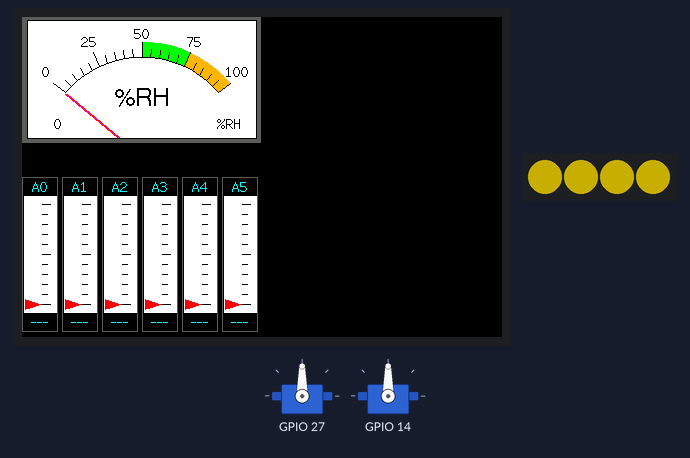
The program below on a simulated ESP32. Parts: 2 × servo, 480×320 colour display, 4 RGB LEDs in strip order, left to right. Dim RGB values are drawn brighter than linear.

Above: at 0.5 s.
At 1.5 s:
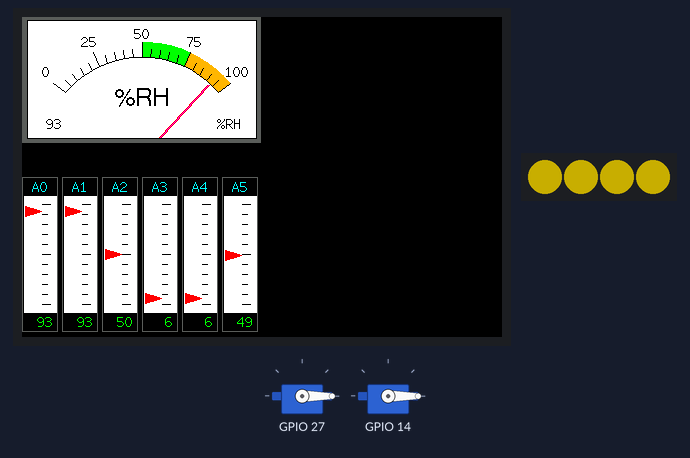
At 20.61 s:
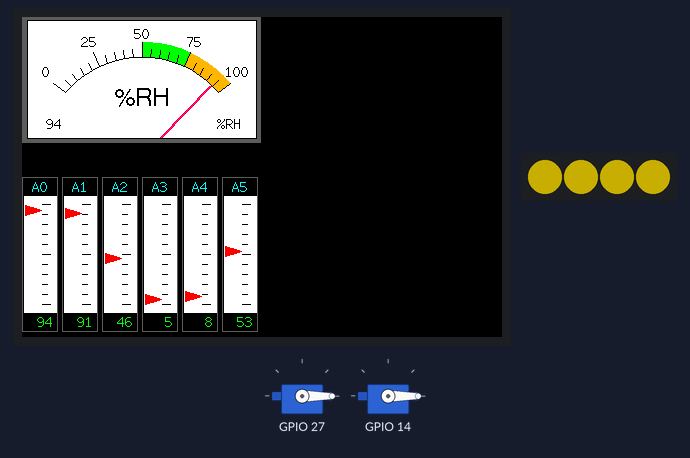
At 39.63 s:
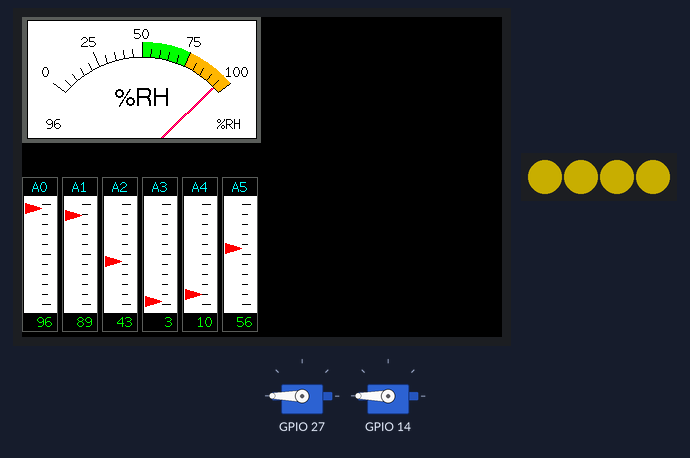
Timing chart, 0 to 40.0 s (numbered marks = the images above):
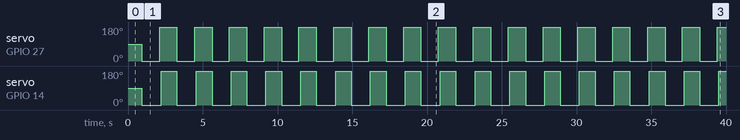

Measured:
- by itself, servo on GPIO 27: alternates 180° for 1.2 s and 0° for 1.2 s
- by itself, servo on GPIO 14: alternates 180° for 1.1 s and 0° for 1.3 s

The program:

main.cpp
```cpp
#include <Arduino.h>
#include "led_rgb.h"

    /*
  Example animated analogue meters using a ILI9341 TFT LCD screen

  Needs Font 2 (also Font 4 if using large scale label)

  Make sure all the display driver and pin comnenctions are correct by
  editting the User_Setup.h file in the TFT_eSPI library folder.

  #########################################################################
  ###### DON'T FORGET TO UPDATE THE User_Setup.h FILE IN THE LIBRARY ######
  #########################################################################
*/

#include <TFT_eSPI.h> // Hardware-specific library
#include <SPI.h>
#include "ServoController.hpp"

// #define SERVO_SWITCH_THRESHOLD 100000
#define SERVO_SWITCH_THRESHOLD 20000
#define SERVO_SLEEP_THRESHOLD 100000


#define BUTTON_1 25
#define BUTTON_2 33
#define BUTTON_3 26
#define PIN_LED 13


ServoController servo_1 = ServoController(27);
ServoController servo_2 = ServoController(14);

int servo1_switch_count = 0;
int servo2_switch_count = 0;
int servo_switch_count = 0;

int servo1_increment = 1;
int servo2_increment = 1;

int servo_target_1 = 180;
int servo_target_2 = 0;

int servo1_step = 0;
int servo2_step = 0;
int servo1_target = servo_target_1;
int servo2_target = servo_target_1;

TFT_eSPI tft = TFT_eSPI();       // Invoke custom library

#define TFT_GREY 0x5AEB

#define LOOP_PERIOD 35 // Display updates every 35 ms

float ltx = 0;    // Saved x coord of bottom of needle
uint16_t osx = 120, osy = 120; // Saved x & y coords
uint32_t updateTime = 0;       // time for next update

int old_analog =  -999; // Value last displayed
int old_digital = -999; // Value last displayed

int value[6] = {0, 0, 0, 0, 0, 0};
int old_value[6] = { -1, -1, -1, -1, -1, -1};
int d = 0;


void plotPointer(void);
void plotNeedle(int value, byte ms_delay);
void analogMeter();
void plotLinear(char *label, int x, int y);


// LED

#define AMARELO 16768256
#define VERMELHO 16515843
#define VERDE 63240
#define AZUL 49911
led_rgb LED ;

TaskHandle_t Task1, Task2;

void TaskLed(void *PvParameters){

  while (1)
  {
    LED.latch(100,AMARELO);
  }


}


void TaskServoDisplay(void *PvParameters){


  while (1)
  {

    servo_switch_count++;

    if (servo_switch_count > SERVO_SWITCH_THRESHOLD/2){

      servo_1.control.write(servo_target_1);
      // servo_2.control.write(servo_target_1);

    }
    else {

      servo_1.control.write(servo_target_2);
      // servo_2.control.write(servo_target_2);

    }

    if (servo_switch_count > SERVO_SWITCH_THRESHOLD/2 + 1000){

      // servo_1.control.write(servo_target_1);
      servo_2.control.write(servo_target_1);

    }
    else {

      // servo_1.control.write(servo_target_2);
      servo_2.control.write(servo_target_2);

    }

    if(servo_switch_count > SERVO_SWITCH_THRESHOLD) servo_switch_count = 0;


    // display
    if (updateTime <= millis()) {
      updateTime = millis() + LOOP_PERIOD;

      d += 4; if (d >= 360) d = 0;

      //value[0] = map(analogRead(A0), 0, 1023, 0, 100); // Test with value form Analogue 0

      // Create a Sine wave for testing
      value[0] = 50 + 50 * sin((d + 0) * 0.0174532925);
      value[1] = 50 + 50 * sin((d + 60) * 0.0174532925);
      value[2] = 50 + 50 * sin((d + 120) * 0.0174532925);
      value[3] = 50 + 50 * sin((d + 180) * 0.0174532925);
      value[4] = 50 + 50 * sin((d + 240) * 0.0174532925);
      value[5] = 50 + 50 * sin((d + 300) * 0.0174532925);

      //unsigned long t = millis();

      plotPointer();

      plotNeedle(value[0], 0);

      //Serial.println(millis()-t); // Print time taken for meter update
    }
  }


}


void setup(void) {


  servo_1.SetupServo();
  servo_2.SetupServo();

  pinMode(BUTTON_1, INPUT_PULLUP);
  pinMode(BUTTON_2, INPUT_PULLUP);
  pinMode(BUTTON_3, INPUT_PULLUP);

  tft.init();
  tft.setRotation(3);
  Serial.begin(57600); // For debug
  tft.fillScreen(TFT_BLACK);

  analogMeter(); // Draw analogue meter

  // Draw 6 linear meters
  byte d = 40;
  plotLinear("A0", 0, 160);
  plotLinear("A1", 1 * d, 160);
  plotLinear("A2", 2 * d, 160);
  plotLinear("A3", 3 * d, 160);
  plotLinear("A4", 4 * d, 160);
  plotLinear("A5", 5 * d, 160);

  updateTime = millis(); // Next update time


  LED.init();

  xTaskCreatePinnedToCore(
                    TaskLed,   /* Task function. */
                    "Task2",     /* name of task. */
                    10000,       /* Stack size of task */
                    NULL,        /* parameter of the task */
                    1,           /* priority of the task */
                    &Task1,      /* Task handle to keep track of created task */
                    0);          /* pin task to core 1 */
  delay(500);
  xTaskCreatePinnedToCore(
                    TaskServoDisplay,   /* Task function. */
                    "Task2",     /* name of task. */
                    10000,       /* Stack size of task */
                    NULL,        /* parameter of the task */
                    1,           /* priority of the task */
                    &Task2,      /* Task handle to keep track of created task */
                    1);          /* pin task to core 1 */
  delay(500);

}


void loop() {


  // servo1_switch_count++;

  // if(servo1_target == servo_target_1 && servo1_step < servo1_target && servo1_switch_count > SERVO_SWITCH_THRESHOLD){

  //   servo1_step += servo1_increment;
  //   servo_1.control.write(servo1_step);
  //   servo1_switch_count = 0;

  // }

  // else if(servo1_target == servo_target_2 && servo1_step > servo1_target && servo1_switch_count > SERVO_SWITCH_THRESHOLD){

  //   servo1_step -= servo1_increment;
  //   servo_1.control.write(servo1_step);
  //   servo1_switch_count = 0;

  // }
  // if(servo1_switch_count > SERVO_SLEEP_THRESHOLD){
  //   servo1_target = (servo1_target == servo_target_1) ? servo_target_2 : servo_target_1;
  // }

  // if(servo1_target == servo_target_1 && servo1_step < servo1_target && servo1_switch_count > SERVO_SWITCH_THRESHOLD){

  //   servo1_step += servo1_increment;
  //   servo_1.control.write(servo1_step);
  //   servo1_switch_count = 0;

  // }

  // if(servo1_target == servo_target_2 && servo1_step > servo1_target && servo1_switch_count > SERVO_SWITCH_THRESHOLD){

  //   servo1_step -= servo1_increment;
  //   servo_1.control.write(servo1_step);
  //   servo1_switch_count = 0;

  // }
  // if(servo1_switch_count > SERVO_SLEEP_THRESHOLD){
  //   servo1_target = (servo1_target == servo_target_1) ? servo_target_2 : servo_target_1;
  // }


}


// #########################################################################
//  Draw the analogue meter on the screen
// #########################################################################
void analogMeter()
{
  // Meter outline
  tft.fillRect(0, 0, 239, 126, TFT_GREY);
  tft.fillRect(5, 3, 230, 119, TFT_WHITE);

  tft.setTextColor(TFT_BLACK);  // Text colour

  // Draw ticks every 5 degrees from -50 to +50 degrees (100 deg. FSD swing)
  for (int i = -50; i < 51; i += 5) {
    // Long scale tick length
    int tl = 15;

    // Coodinates of tick to draw
    float sx = cos((i - 90) * 0.0174532925);
    float sy = sin((i - 90) * 0.0174532925);
    uint16_t x0 = sx * (100 + tl) + 120;
    uint16_t y0 = sy * (100 + tl) + 140;
    uint16_t x1 = sx * 100 + 120;
    uint16_t y1 = sy * 100 + 140;

    // Coordinates of next tick for zone fill
    float sx2 = cos((i + 5 - 90) * 0.0174532925);
    float sy2 = sin((i + 5 - 90) * 0.0174532925);
    int x2 = sx2 * (100 + tl) + 120;
    int y2 = sy2 * (100 + tl) + 140;
    int x3 = sx2 * 100 + 120;
    int y3 = sy2 * 100 + 140;

    // Yellow zone limits
    //if (i >= -50 && i < 0) {
    //  tft.fillTriangle(x0, y0, x1, y1, x2, y2, TFT_YELLOW);
    //  tft.fillTriangle(x1, y1, x2, y2, x3, y3, TFT_YELLOW);
    //}

    // Green zone limits
    if (i >= 0 && i < 25) {
      tft.fillTriangle(x0, y0, x1, y1, x2, y2, TFT_GREEN);
      tft.fillTriangle(x1, y1, x2, y2, x3, y3, TFT_GREEN);
    }

    // Orange zone limits
    if (i >= 25 && i < 50) {
      tft.fillTriangle(x0, y0, x1, y1, x2, y2, TFT_ORANGE);
      tft.fillTriangle(x1, y1, x2, y2, x3, y3, TFT_ORANGE);
    }

    // Short scale tick length
    if (i % 25 != 0) tl = 8;

    // Recalculate coords incase tick lenght changed
    x0 = sx * (100 + tl) + 120;
    y0 = sy * (100 + tl) + 140;
    x1 = sx * 100 + 120;
    y1 = sy * 100 + 140;

    // Draw tick
    tft.drawLine(x0, y0, x1, y1, TFT_BLACK);

    // Check if labels should be drawn, with position tweaks
    if (i % 25 == 0) {
      // Calculate label positions
      x0 = sx * (100 + tl + 10) + 120;
      y0 = sy * (100 + tl + 10) + 140;
      switch (i / 25) {
        case -2: tft.drawCentreString("0", x0, y0 - 12, 2); break;
        case -1: tft.drawCentreString("25", x0, y0 - 9, 2); break;
        case 0: tft.drawCentreString("50", x0, y0 - 6, 2); break;
        case 1: tft.drawCentreString("75", x0, y0 - 9, 2); break;
        case 2: tft.drawCentreString("100", x0, y0 - 12, 2); break;
      }
    }

    // Now draw the arc of the scale
    sx = cos((i + 5 - 90) * 0.0174532925);
    sy = sin((i + 5 - 90) * 0.0174532925);
    x0 = sx * 100 + 120;
    y0 = sy * 100 + 140;
    // Draw scale arc, don't draw the last part
    if (i < 50) tft.drawLine(x0, y0, x1, y1, TFT_BLACK);
  }

  tft.drawString("%RH", 5 + 230 - 40, 119 - 20, 2); // Units at bottom right
  tft.drawCentreString("%RH", 120, 70, 4); // Comment out to avoid font 4
  tft.drawRect(5, 3, 230, 119, TFT_BLACK); // Draw bezel line

  plotNeedle(0, 0); // Put meter needle at 0
}

// #########################################################################
// Update needle position
// This function is blocking while needle moves, time depends on ms_delay
// 10ms minimises needle flicker if text is drawn within needle sweep area
// Smaller values OK if text not in sweep area, zero for instant movement but
// does not look realistic... (note: 100 increments for full scale deflection)
// #########################################################################
void plotNeedle(int value, byte ms_delay)
{
  tft.setTextColor(TFT_BLACK, TFT_WHITE);
  char buf[8]; dtostrf(value, 4, 0, buf);
  tft.drawRightString(buf, 40, 119 - 20, 2);

  if (value < -10) value = -10; // Limit value to emulate needle end stops
  if (value > 110) value = 110;

  // Move the needle util new value reached
  while (!(value == old_analog)) {
    if (old_analog < value) old_analog++;
    else old_analog--;

    if (ms_delay == 0) old_analog = value; // Update immediately id delay is 0

    float sdeg = map(old_analog, -10, 110, -150, -30); // Map value to angle
    // Calcualte tip of needle coords
    float sx = cos(sdeg * 0.0174532925);
    float sy = sin(sdeg * 0.0174532925);

    // Calculate x delta of needle start (does not start at pivot point)
    float tx = tan((sdeg + 90) * 0.0174532925);

    // Erase old needle image
    tft.drawLine(120 + 20 * ltx - 1, 140 - 20, osx - 1, osy, TFT_WHITE);
    tft.drawLine(120 + 20 * ltx, 140 - 20, osx, osy, TFT_WHITE);
    tft.drawLine(120 + 20 * ltx + 1, 140 - 20, osx + 1, osy, TFT_WHITE);

    // Re-plot text under needle
    tft.setTextColor(TFT_BLACK);
    tft.drawCentreString("%RH", 120, 70, 4); // // Comment out to avoid font 4

    // Store new needle end coords for next erase
    ltx = tx;
    osx = sx * 98 + 120;
    osy = sy * 98 + 140;

    // Draw the needle in the new postion, magenta makes needle a bit bolder
    // draws 3 lines to thicken needle
    tft.drawLine(120 + 20 * ltx - 1, 140 - 20, osx - 1, osy, TFT_RED);
    tft.drawLine(120 + 20 * ltx, 140 - 20, osx, osy, TFT_MAGENTA);
    tft.drawLine(120 + 20 * ltx + 1, 140 - 20, osx + 1, osy, TFT_RED);

    // Slow needle down slightly as it approaches new postion
    if (abs(old_analog - value) < 10) ms_delay += ms_delay / 5;

    // Wait before next update
    delay(ms_delay);
  }
}

// #########################################################################
//  Draw a linear meter on the screen
// #########################################################################
void plotLinear(char *label, int x, int y)
{
  int w = 36;
  tft.drawRect(x, y, w, 155, TFT_GREY);
  tft.fillRect(x + 2, y + 19, w - 3, 155 - 38, TFT_WHITE);
  tft.setTextColor(TFT_CYAN, TFT_BLACK);
  tft.drawCentreString(label, x + w / 2, y + 2, 2);

  for (int i = 0; i < 110; i += 10)
  {
    tft.drawFastHLine(x + 20, y + 27 + i, 6, TFT_BLACK);
  }

  for (int i = 0; i < 110; i += 50)
  {
    tft.drawFastHLine(x + 20, y + 27 + i, 9, TFT_BLACK);
  }

  tft.fillTriangle(x + 3, y + 127, x + 3 + 16, y + 127, x + 3, y + 127 - 5, TFT_RED);
  tft.fillTriangle(x + 3, y + 127, x + 3 + 16, y + 127, x + 3, y + 127 + 5, TFT_RED);

  tft.drawCentreString("---", x + w / 2, y + 155 - 18, 2);
}

// #########################################################################
//  Adjust 6 linear meter pointer positions
// #########################################################################
void plotPointer(void)
{
  int dy = 187;
  byte pw = 16;

  tft.setTextColor(TFT_GREEN, TFT_BLACK);

  // Move the 6 pointers one pixel towards new value
  for (int i = 0; i < 6; i++)
  {
    char buf[8]; dtostrf(value[i], 4, 0, buf);
    tft.drawRightString(buf, i * 40 + 36 - 5, 187 - 27 + 155 - 18, 2);

    int dx = 3 + 40 * i;
    if (value[i] < 0) value[i] = 0; // Limit value to emulate needle end stops
    if (value[i] > 100) value[i] = 100;

    while (!(value[i] == old_value[i])) {
      dy = 187 + 100 - old_value[i];
      if (old_value[i] > value[i])
      {
        tft.drawLine(dx, dy - 5, dx + pw, dy, TFT_WHITE);
        old_value[i]--;
        tft.drawLine(dx, dy + 6, dx + pw, dy + 1, TFT_RED);
      }
      else
      {
        tft.drawLine(dx, dy + 5, dx + pw, dy, TFT_WHITE);
        old_value[i]++;
        tft.drawLine(dx, dy - 6, dx + pw, dy - 1, TFT_RED);
      }
    }
  }
}
```

ServoController.hpp
```cpp
#include <Arduino.h>
#include <ESP32Servo.h>


class ServoController
{
private:


public:

  Servo control;
  int servo_pin;

  ServoController(int _servo_pin){

    servo_pin = _servo_pin;

  }

  void SetupServo() {

    // Allow allocation of all timers
    // ESP32PWM::allocateTimer(0);
    // ESP32PWM::allocateTimer(1);
    // ESP32PWM::allocateTimer(2);
    // ESP32PWM::allocateTimer(3);
    // control.setPeriodHertz(50);    // standard 50 hz servo
    control.attach(servo_pin);
    // ServoTest();

  }

  void ServoTest(){

    control.write(0);
    delay(1000);

    control.write(180);
    delay(1000);

    control.write(90);
    delay(1000);

    control.write(0);
    delay(1000);

  }

};


// int ReadDataFromSerial(){

//   int data = 0;
//   const int BUFFER_SIZE = 100;
//   char buf[BUFFER_SIZE];

//   if(Serial.available()){
//     data = Serial.readBytesUntil('\n', buf, BUFFER_SIZE);
//     Serial.print("Read:");
//     for(int i = 0; i < data; i++)
//       Serial.print(buf[i]);
//   }

//   return data;

// }


// void loop() {
//   int data = 0;

//   // data = ReadDataFromSerial();
//   // if(data > 0
//   // ) servo.write(data);
//   // delay(1000);
// }
```

led_rgb.h
```cpp
//PWM control for the motors
#include <Adafruit_NeoPixel.h>


#define NUMPIXELS 4
#define RGB_PIN 13

Adafruit_NeoPixel pixels(NUMPIXELS, RGB_PIN, NEO_GRB + NEO_KHZ800);

class led_rgb
{
private:
    unsigned long previousMillis = 0;
    const long interval = 1000;
    int ledState = LOW;
    unsigned long start_time ;


public:

    void init();
    void blink(const long time, int color);

    void latch(const long time, int color);
};


void led_rgb ::init(){
    //set motor
  pixels.begin(); // INITIALIZE NeoPixel strip object (REQUIRED)
  pixels.setBrightness(100); // not so bright]
  pixels.fill(0x000000);
  pixels.show();
  unsigned long start_time = millis();

};

void led_rgb ::blink(const long time, int color){

  unsigned long currentMillis = millis();

  if (currentMillis - previousMillis >= time) {
    // save the last time you blinked the LED
    previousMillis = currentMillis;

    // if the LED is off turn it on and vice-versa:
    if (ledState == LOW) {
      ledState = HIGH;
    } else {
      ledState = LOW;
    }

    // set the LED with the ledState of the variable:
    if(ledState){
         pixels.fill(color);
         pixels.show();
    }else{
        pixels.fill(0x000000);
        pixels.show();
    }

  }

}

void led_rgb ::latch(const long time, int color){

  unsigned long currentMillis = millis();

  if (currentMillis - start_time <= time) {
    // save the last time you blinked the LED
    previousMillis = currentMillis;

    // set the LED with the ledState of the variable:

    pixels.fill(color);
    pixels.show();


  }else{
        start_time = millis();
        pixels.fill(0x000000);
        pixels.show();
  }

}
```

man.cpp
```cpp
// #include <Arduino.h>
// #include "led_rgb.h"

// #define AMARELO 16768256
// #define VERMELHO 16515843
// #define VERDE 63240
// #define AZUL 49911
// led_rgb LED ;


// // the setup routine runs once when you press reset:
// void setup() {
//   LED.init();
// }

// // the loop routine runs over and over again forever:
// void loop() {
// //  LED.blink(1000,AZUL);

//     LED.latch(1000,AMARELO);

// }
```
